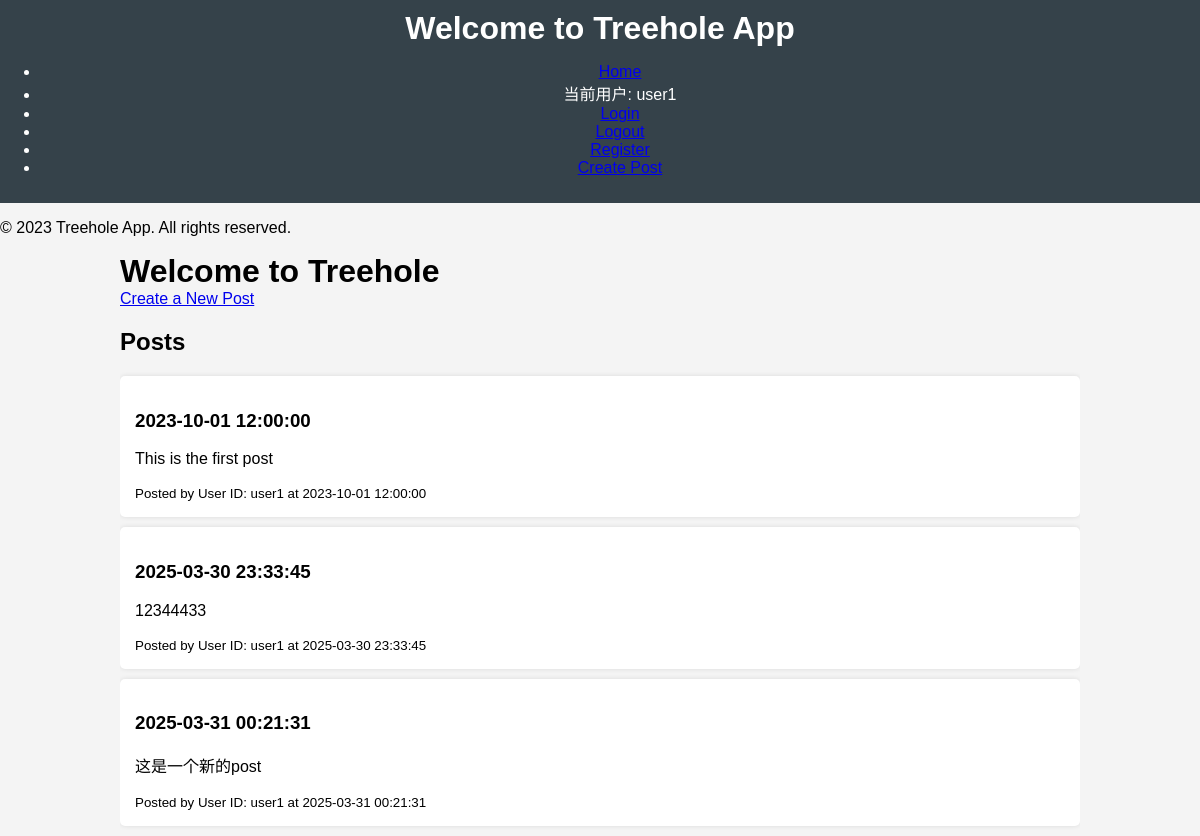
/ (signed in), run on the app's committed database.
### tables this page shows
CREATE TABLE post(
        id TEXT PRIMARY KEY,
        time TEXT,
        content TEXT,
        uid TEXT REFERENCES user(id) ON UPDATE CASCADE
    );

### src/routes.py (the view)
@routes.route('/')
def index():
    user_id = session.get('user_id', 'public')
    if user_id == 'public':
        flash('You are viewing as a public user.', 'info')
        posts = db.post_of_all()  # Fetch posts for public users
    else:
        posts = db.post_of_user(user_id)  # Replace 'user_id' with actual user ID logic
    return render_template('index.html', posts=posts)

### src/database.py (called while the page is built)
    def connect(self):
        if 'db' not in g:
            g.db = sqlite3.connect(self.db_name)
            g.db.execute("PRAGMA foreign_keys = 1")
        return g.db

    def post_of_user(self, user_id):
        db = self.connect()
        cursor = db.cursor()
        cursor.execute('SELECT * FROM post WHERE uid = ?', (user_id,))
        return cursor.fetchall()

### src/templates/index.html (shortened to what this page needs)
<!DOCTYPE html>
<html lang="en">
<head>
    <link rel="stylesheet" href="{{ url_for('static', filename='style.css') }}">
</head>
<body>
    {% include 'base.html' %}
    <div class="container">
        <h1>Welcome to Treehole</h1>
        <a href="{{ url_for('routes.create_post') }}">Create a New Post</a>
        <h2>Posts</h2>
        <div id="posts">
            {% for post in posts %}
                <div class="post">
                    <h3>{{ post[1] }}</h3>
                    <p>{{ post[2] }}</p>
                    <small>Posted by User ID: {{ post[3] }} at {{ post[1] }}</small>
                </div>
            {% else %}
                <p>No posts available.</p>
            {% endfor %}
        </div>
    </div>
</body>
</html>

### src/static/style.css (style rules this page uses)
body { font-family: Arial, sans-serif; margin: 0; padding: 0; background-color: #f4f4f4; }
h1 { margin: 0; }
.container { width: 80%; margin: auto; overflow: hidden; }
.post { background: #ffffff; padding: 15px; margin: 10px 0; border-radius: 5px; box-shadow: 0 0 5px rgba(0, 0, 0, 0.1); }

### data on the page
post: time "2023-10-01 12:00:00", content "This is the first post", uid "user1"
post: time "2025-03-30 23:33:45", content "12344433", uid "user1"
post: time "2025-03-31 00:21:31", content "这是一个新的post", uid "user1"

### other printed values
{{ session.get('user_id') }} "user1"
